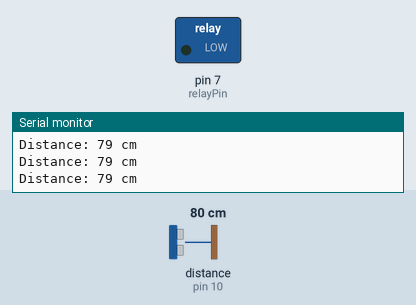
The sketch below on a simulated Arduino Uno, built with avr-gcc and run on an emulated ATmega328P. Parts: switched loads named in the sketch (green lamp = pin HIGH), the last lines printed to the serial monitor. Wiring (inferred from the names in the program): ultrasonic range finder: trigger pin 9; echo pin 10. The inputs (shaded band) are chosen by the test bench; at power-on: distance to the obstacle (sensor on pin 10) 80 cm. The echo pulse lasts 58.3 µs per cm; pins used as bus, display or sensor lines are not drawn.

Above: at 1.2 s.
1.3 s: distance to the obstacle (sensor on pin 10) set to 12 cm
2.8 s: distance to the obstacle (sensor on pin 10) set to 9 cm
At 3.2 s:
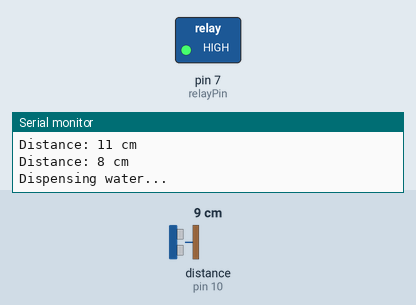
Timing chart, 0 to 10.3 s (numbered marks = the images above; inputs shaded):
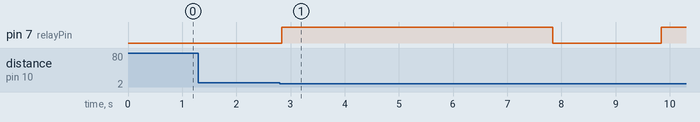

The sketch:

Challenge1Elaborate.ino
```cpp
const int trigPin = 9;  // Trigger pin of ultrasonic sensor
const int echoPin = 10; // Echo pin of ultrasonic sensor
const int relayPin = 7; // Relay pin to control water flow

const int dispensingThreshold = 10;  // Threshold distance for dispensing water (adjust as needed)
const int dispensingDuration = 5000; // Dispensing duration in milliseconds (adjust as needed)
const int delayBetweenMeasurements = 2000; // Delay between measurements in milliseconds (adjust as needed)

void setup() {
  Serial.begin(9600);
  pinMode(trigPin, OUTPUT);
  pinMode(echoPin, INPUT);
  pinMode(relayPin, OUTPUT);
}

void loop() {
  long duration, distance;

  digitalWrite(trigPin, LOW);
  delayMicroseconds(2);

  digitalWrite(trigPin, HIGH);
  delayMicroseconds(10);
  digitalWrite(trigPin, LOW);

  duration = pulseIn(echoPin, HIGH);
  distance = (duration * 0.034 / 2);

  Serial.print("Distance: ");
  Serial.print(distance);
  Serial.println(" cm");

  if (distance < dispensingThreshold) {
    Serial.println("Dispensing water...");
    digitalWrite(relayPin, HIGH); // Turn on relay to dispense water
    delay(dispensingDuration); // Dispense water for the specified duration
    digitalWrite(relayPin, LOW); // Turn off relay
    Serial.println("Water dispensed.");
    delay(delayBetweenMeasurements); // Wait for the specified delay before checking again
  }
}
```

Measured:
- the behaviour switches between 11 and 10 cm on distance to the obstacle (sensor on pin 10) (found by bisection; images 0 and 1)
- after the input at 2.8 s, pin 7 (relayPin): LOW → HIGH at once, → LOW 5.0 s later, → HIGH 2.0 s later
